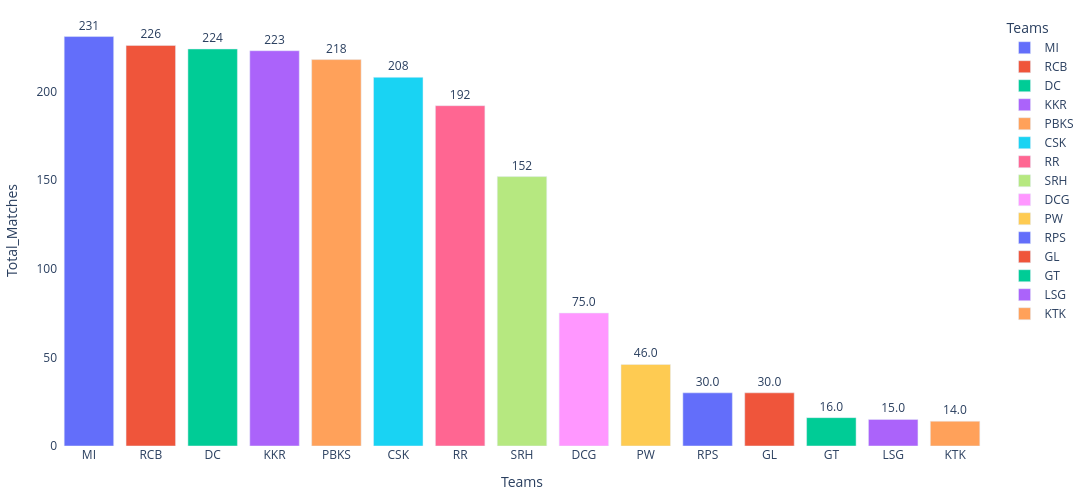

Here is the notebook cell this chart was saved with:
### Code cell
import plotly.express as px
fig = px.bar(teams_matches, x='Teams', y='Total_Matches', text='Total_Matches',
             color ='Teams')

fig.update_traces(texttemplate='%{text:.3s}', textposition='outside')
fig.update_layout({'plot_bgcolor': 'white',
                   'paper_bgcolor': 'white'})

fig.update_layout(width=1100, height=500,
                  margin = dict(t=15, l=15, r=15, b=15))
fig.show()

### Figure 1 — Plotly figure (JSON) as saved in the notebook; plotly's stock layout.template omitted (floating-point values rounded to 4 significant figures)
{"data": [{"alignmentgroup": "True", "hovertemplate": "Teams=%{x}<br>Total_Matches=%{text}<extra></extra>", "legendgroup": "MI", "marker": {"color": "#636efa", "pattern": {"shape": ""}}, "name": "MI", "offsetgroup": "MI", "orientation": "v", "showlegend": true, "text": [231], "textposition": "outside", "texttemplate": "%{text:.3s}", "type": "bar", "x": ["MI"], "xaxis": "x", "y": [231], "yaxis": "y"}, {"alignmentgroup": "True", "hovertemplate": "Teams=%{x}<br>Total_Matches=%{text}<extra></extra>", "legendgroup": "RCB", "marker": {"color": "#EF553B", "pattern": {"shape": ""}}, "name": "RCB", "offsetgroup": "RCB", "orientation": "v", "showlegend": true, "text": [226], "textposition": "outside", "texttemplate": "%{text:.3s}", "type": "bar", "x": ["RCB"], "xaxis": "x", "y": [226], "yaxis": "y"}, {"alignmentgroup": "True", "hovertemplate": "Teams=%{x}<br>Total_Matches=%{text}<extra></extra>", "legendgroup": "DC", "marker": {"color": "#00cc96", "pattern": {"shape": ""}}, "name": "DC", "offsetgroup": "DC", "orientation": "v", "showlegend": true, "text": [224], "textposition": "outside", "texttemplate": "%{text:.3s}", "type": "bar", "x": ["DC"], "xaxis": "x", "y": [224], "yaxis": "y"}, {"alignmentgroup": "True", "hovertemplate": "Teams=%{x}<br>Total_Matches=%{text}<extra></extra>", "legendgroup": "KKR", "marker": {"color": "#ab63fa", "pattern": {"shape": ""}}, "name": "KKR", "offsetgroup": "KKR", "orientation": "v", "showlegend": true, "text": [223], "textposition": "outside", "texttemplate": "%{text:.3s}", "type": "bar", "x": ["KKR"], "xaxis": "x", "y": [223], "yaxis": "y"}, {"alignmentgroup": "True", "hovertemplate": "Teams=%{x}<br>Total_Matches=%{text}<extra></extra>", "legendgroup": "PBKS", "marker": {"color": "#FFA15A", "pattern": {"shape": ""}}, "name": "PBKS", "offsetgroup": "PBKS", "orientation": "v", "showlegend": true, "text": [218], "textposition": "outside", "texttemplate": "%{text:.3s}", "type": "bar", "x": ["PBKS"], "xaxis": "x", "y": [218], "yaxis": "y"}, {"alignmentgroup": "True", "hovertemplate": "Teams=%{x}<br>Total_Matches=%{text}<extra></extra>", "legendgroup": "CSK", "marker": {"color": "#19d3f3", "pattern": {"shape": ""}}, "name": "CSK", "offsetgroup": "CSK", "orientation": "v", "showlegend": true, "text": [208], "textposition": "outside", "texttemplate": "%{text:.3s}", "type": "bar", "x": ["CSK"], "xaxis": "x", "y": [208], "yaxis": "y"}, {"alignmentgroup": "True", "hovertemplate": "Teams=%{x}<br>Total_Matches=%{text}<extra></extra>", "legendgroup": "RR", "marker": {"color": "#FF6692", "pattern": {"shape": ""}}, "name": "RR", "offsetgroup": "RR", "orientation": "v", "showlegend": true, "text": [192], "textposition": "outside", "texttemplate": "%{text:.3s}", "type": "bar", "x": ["RR"], "xaxis": "x", "y": [192], "yaxis": "y"}, {"alignmentgroup": "True", "hovertemplate": "Teams=%{x}<br>Total_Matches=%{text}<extra></extra>", "legendgroup": "SRH", "marker": {"color": "#B6E880", "pattern": {"shape": ""}}, "name": "SRH", "offsetgroup": "SRH", "orientation": "v", "showlegend": true, "text": [152], "textposition": "outside", "texttemplate": "%{text:.3s}", "type": "bar", "x": ["SRH"], "xaxis": "x", "y": [152], "yaxis": "y"}, {"alignmentgroup": "True", "hovertemplate": "Teams=%{x}<br>Total_Matches=%{text}<extra></extra>", "legendgroup": "DCG", "marker": {"color": "#FF97FF", "pattern": {"shape": ""}}, "name": "DCG", "offsetgroup": "DCG", "orientation": "v", "showlegend": true, "text": [75], "textposition": "outside", "texttemplate": "%{text:.3s}", "type": "bar", "x": ["DCG"], "xaxis": "x", "y": [75], "yaxis": "y"}, {"alignmentgroup": "True", "hovertemplate": "Teams=%{x}<br>Total_Matches=%{text}<extra></extra>", "legendgroup": "PW", "marker": {"color": "#FECB52", "pattern": {"shape": ""}}, "name": "PW", "offsetgroup": "PW", "orientation": "v", "showlegend": true, "text": [46], "textposition": "outside", "texttemplate": "%{text:.3s}", "type": "bar", "x": ["PW"], "xaxis": "x", "y": [46], "yaxis": "y"}, {"alignmentgroup": "True", "hovertemplate": "Teams=%{x}<br>Total_Matches=%{text}<extra></extra>", "legendgroup": "RPS", "marker": {"color": "#636efa", "pattern": {"shape": ""}}, "name": "RPS", "offsetgroup": "RPS", "orientation": "v", "showlegend": true, "text": [30], "textposition": "outside", "texttemplate": "%{text:.3s}", "type": "bar", "x": ["RPS"], "xaxis": "x", "y": [30], "yaxis": "y"}, {"alignmentgroup": "True", "hovertemplate": "Teams=%{x}<br>Total_Matches=%{text}<extra></extra>", "legendgroup": "GL", "marker": {"color": "#EF553B", "pattern": {"shape": ""}}, "name": "GL", "offsetgroup": "GL", "orientation": "v", "showlegend": true, "text": [30], "textposition": "outside", "texttemplate": "%{text:.3s}", "type": "bar", "x": ["GL"], "xaxis": "x", "y": [30], "yaxis": "y"}, {"alignmentgroup": "True", "hovertemplate": "Teams=%{x}<br>Total_Matches=%{text}<extra></extra>", "legendgroup": "GT", "marker": {"color": "#00cc96", "pattern": {"shape": ""}}, "name": "GT", "offsetgroup": "GT", "orientation": "v", "showlegend": true, "text": [16], "textposition": "outside", "texttemplate": "%{text:.3s}", "type": "bar", "x": ["GT"], "xaxis": "x", "y": [16], "yaxis": "y"}, {"alignmentgroup": "True", "hovertemplate": "Teams=%{x}<br>Total_Matches=%{text}<extra></extra>", "legendgroup": "LSG", "marker": {"color": "#ab63fa", "pattern": {"shape": ""}}, "name": "LSG", "offsetgroup": "LSG", "orientation": "v", "showlegend": true, "text": [15], "textposition": "outside", "texttemplate": "%{text:.3s}", "type": "bar", "x": ["LSG"], "xaxis": "x", "y": [15], "yaxis": "y"}, {"alignmentgroup": "True", "hovertemplate": "Teams=%{x}<br>Total_Matches=%{text}<extra></extra>", "legendgroup": "KTK", "marker": {"color": "#FFA15A", "pattern": {"shape": ""}}, "name": "KTK", "offsetgroup": "KTK", "orientation": "v", "showlegend": true, "text": [14], "textposition": "outside", "texttemplate": "%{text:.3s}", "type": "bar", "x": ["KTK"], "xaxis": "x", "y": [14], "yaxis": "y"}], "layout": {"barmode": "relative", "height": 500, "legend": {"title": {"text": "Teams"}, "tracegroupgap": 0}, "margin": {"b": 15, "l": 15, "r": 15, "t": 15}, "paper_bgcolor": "white", "plot_bgcolor": "white", "width": 1100, "xaxis": {"anchor": "y", "categoryarray": ["MI", "RCB", "DC", "KKR", "PBKS", "CSK", "RR", "SRH", "DCG", "PW", "RPS", "GL", "GT", "LSG", "KTK"], "categoryorder": "array", "domain": [0, 1], "title": {"text": "Teams"}}, "yaxis": {"anchor": "x", "domain": [0, 1], "title": {"text": "Total_Matches"}}}}
